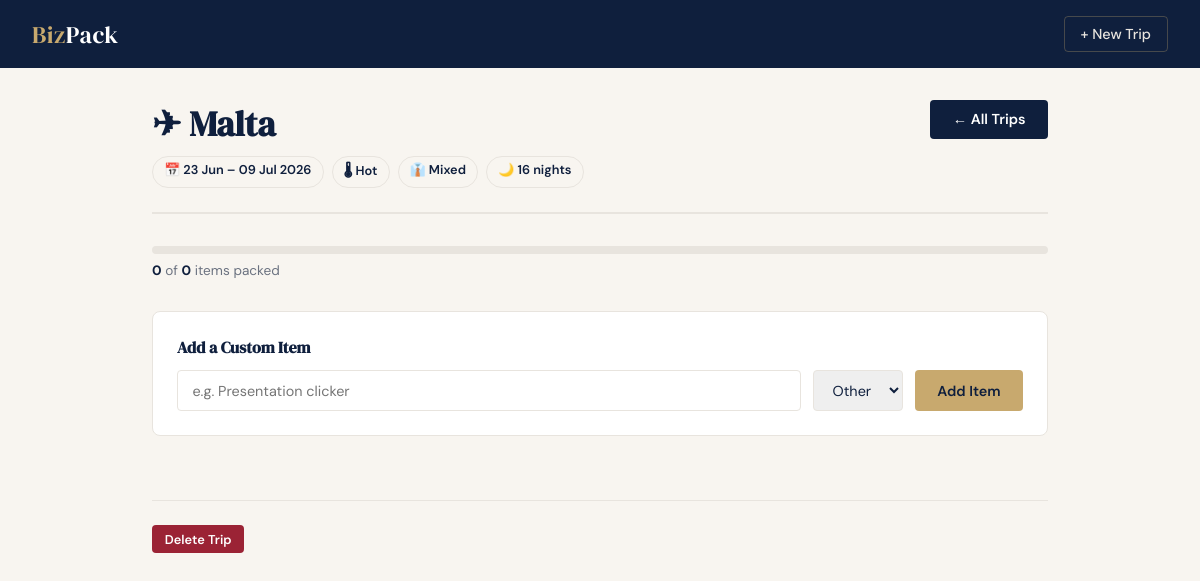
/6/, run on the app's committed database.
### trips/models.py (models this page shows, shortened)
class Trip(models.Model):
    CLIMATE_CHOICES = [
        ('hot', 'Hot'),
        ('warm', 'Warm'),
        ('mild', 'Mild'),
        ('cold', 'Cold'),
    ]
    MEETING_CHOICES = [
        ('client', 'Client Meetings'),
        ('conference', 'Conference / Event'),
        ('internal', 'Internal Team'),
        ('mixed', 'Mixed'),
    ]
    destination = models.CharField(max_length=200)
    departure_date = models.DateField()
    return_date = models.DateField()
    climate = models.CharField(max_length=20, choices=CLIMATE_CHOICES)
    meeting_type = models.CharField(max_length=20, choices=MEETING_CHOICES)
    notes = models.TextField(blank=True, help_text="Any extra context (e.g. black tie dinner, outdoor site visit)")
    created_at = models.DateTimeField(auto_now_add=True)
    @property
    def duration_nights(self):
        return (self.return_date - self.departure_date).days

### trips/views.py (the view)
# urls.py: path('<int:pk>/', views.trip_detail, name='trip_detail'),
def trip_detail(request, pk):
    trip = get_object_or_404(Trip, pk=pk)
    items_by_category = {}
    for item in trip.items.select_related('category').order_by('category__name', 'name'):
        cat = item.category
        if cat not in items_by_category:
            items_by_category[cat] = []
        items_by_category[cat].append(item)
    total = trip.items.count()
    packed = trip.items.filter(packed=True).count()
    progress = int((packed / total) * 100) if total > 0 else 0
    return render(request, 'trips/trip_detail.html', {
        'trip': trip,
        'items_by_category': items_by_category,
        'total': total,
        'packed': packed,
        'progress': progress,
    })

### templates/trips/trip_detail.html (shortened to what this page needs)
{% extends 'base.html' %}
{% block content %}
<div class="trip-header">
  <div>
    <h1>✈ {{ trip.destination }}</h1>
    <div class="trip-meta-row">
      <span class="badge">📅 {{ trip.departure_date|date:"d M" }} – {{ trip.return_date|date:"d M Y" }}</span>
      <span class="badge">🌡 {{ trip.get_climate_display }}</span>
      <span class="badge">👔 {{ trip.get_meeting_type_display }}</span>
      <span class="badge">🌙 {{ trip.duration_nights }} night{{ trip.duration_nights|pluralize }}</span>
    </div>
  </div>
  <a href="{% url 'trip_list' %}" class="btn btn-primary">← All Trips</a>
</div>
<div class="progress-bar-wrap">
</div>
<div class="progress-label" id="progress-label">
  <strong id="packed-count">{{ packed }}</strong> of <strong>{{ total }}</strong> items packed
</div>
<div class="add-item-section">
  <h2 style="font-size:1rem; margin-bottom:0.75rem;">Add a Custom Item</h2>
  <div class="add-item-form">
    <input type="text" id="new-item-name" placeholder="e.g. Presentation clicker" />
    <select id="new-item-category">
      <option>Other</option>
    </select>
    <button class="btn btn-gold" onclick="addItem()">Add Item</button>
  </div>
</div>
<div class="danger-zone">
  <form method="post" action="{% url 'trip_delete' trip.pk %}" onsubmit="return confirm('Delete this trip and its packing list?')">
    <button type="submit" class="btn btn-danger btn-sm">Delete Trip</button>
  </form>
</div>
{% endblock %}

### templates/base.html (style rules this page uses)
*, *::before, *::after { box-sizing: border-box; margin: 0; padding: 0; }
:root { --navy: #0f1f3d; --gold: #c8a96e; --cream: #f8f5f0; --white: #ffffff; --grey: #6b7280; --light: #e8e4de; --green: #2d6a4f; --red: #9b2335; }
body { font-family: 'DM Sans', sans-serif; background: var(--cream); color: var(--navy); min-height: 100vh; }
h1 { font-family: 'DM Serif Display', serif; font-size: 2.2rem; color: var(--navy); margin-bottom: 0.25rem; }
h2 { font-family: 'DM Serif Display', serif; font-size: 1.4rem; color: var(--navy); margin-bottom: 1rem; }
.btn { display: inline-block; padding: 0.65rem 1.4rem; border-radius: 4px; font-family: 'DM Sans', sans-serif; font-size: 0.9rem; font-weight: 600; cursor: pointer; text-decoration: none; border: none; transition: all 0.2s; }
.btn-primary { background: var(--navy); color: var(--white); }
.btn-gold { background: var(--gold); color: var(--navy); }
.btn-danger { background: var(--red); color: var(--white); }
.btn-sm { padding: 0.35rem 0.8rem; font-size: 0.8rem; }

### templates/trips/trip_detail.html (style rules this page uses)
.trip-header { display: flex; align-items: flex-start; justify-content: space-between; margin-bottom: 2rem; padding-bottom: 1.5rem; border-bottom: 2px solid var(--light); flex-wrap: wrap; gap: 1rem; }
.trip-meta-row { display: flex; gap: 0.5rem; flex-wrap: wrap; margin-top: 0.5rem; }
.badge { display: inline-block; padding: 0.25rem 0.7rem; border-radius: 20px; font-size: 0.8rem; font-weight: 600; background: var(--cream); color: var(--navy); border: 1px solid var(--light); }
.progress-bar-wrap { background: var(--light); border-radius: 4px; height: 8px; margin: 1.5rem 0 0.5rem; overflow: hidden; }
.progress-label { font-size: 0.85rem; color: var(--grey); margin-bottom: 2rem; }
.progress-label strong { color: var(--navy); }
.add-item-section { background: var(--white); border-radius: 8px; border: 1px solid var(--light); padding: 1.5rem; margin-bottom: 2rem; }
.add-item-form { display: flex; gap: 0.75rem; flex-wrap: wrap; }
.add-item-form input, .add-item-form select { padding: 0.6rem 0.9rem; border: 1.5px solid var(--light); border-radius: 4px; font-family: 'DM Sans', sans-serif; font-size: 0.9rem; color: var(--navy); outline: none; transition: border-color 0.2s; }
.add-item-form input { flex: 1; min-width: 180px; }
.danger-zone { border-top: 1px solid var(--light); padding-top: 1.5rem; margin-top: 1rem; }

### data on the page
Trip: destination "Malta", departure_date "23 Jun", return_date "09 Jul 2026", climate "Hot", meeting_type "Mixed", duration_nights "16"

### other printed values
{{ packed }} "0"
{{ total }} "0"
